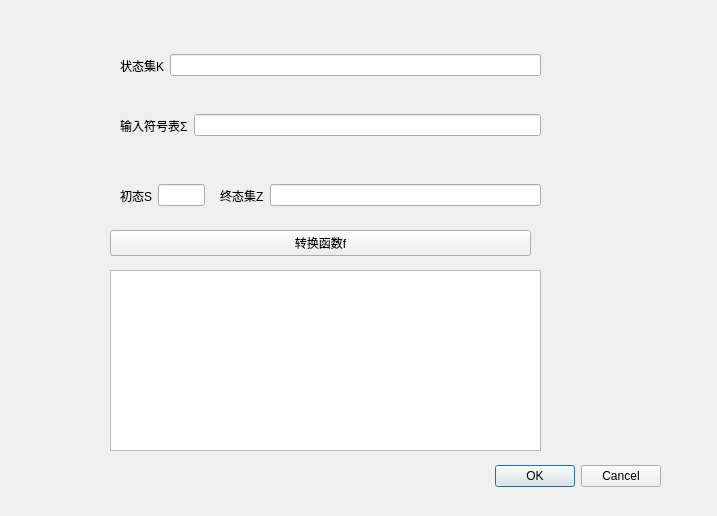
<?xml version="1.0" encoding="UTF-8"?>
<ui version="4.0">
 <class>MatrixDlg</class>
 <widget class="QDialog" name="MatrixDlg">
  <property name="geometry">
   <rect>
    <x>0</x>
    <y>0</y>
    <width>717</width>
    <height>516</height>
   </rect>
  </property>
  <property name="windowTitle">
   <string>MatrixDlg</string>
  </property>
  <widget class="QDialogButtonBox" name="buttonBox">
   <property name="geometry">
    <rect>
     <x>480</x>
     <y>460</y>
     <width>181</width>
     <height>32</height>
    </rect>
   </property>
   <property name="orientation">
    <enum>Qt::Horizontal</enum>
   </property>
   <property name="standardButtons">
    <set>QDialogButtonBox::Cancel|QDialogButtonBox::Ok</set>
   </property>
  </widget>
  <widget class="QWidget" name="horizontalLayoutWidget">
   <property name="geometry">
    <rect>
     <x>120</x>
     <y>40</y>
     <width>421</width>
     <height>51</height>
    </rect>
   </property>
   <layout class="QHBoxLayout" name="horizontalLayout">
    <item>
     <widget class="QLabel" name="label">
      <property name="text">
       <string>状态集K</string>
      </property>
     </widget>
    </item>
    <item>
     <widget class="QLineEdit" name="lineEdit_state_set"/>
    </item>
   </layout>
  </widget>
  <widget class="QWidget" name="horizontalLayoutWidget_2">
   <property name="geometry">
    <rect>
     <x>120</x>
     <y>100</y>
     <width>421</width>
     <height>51</height>
    </rect>
   </property>
   <layout class="QHBoxLayout" name="horizontalLayout_2">
    <item>
     <widget class="QLabel" name="label_2">
      <property name="text">
       <string>输入符号表Σ</string>
      </property>
     </widget>
    </item>
    <item>
     <widget class="QLineEdit" name="lineEdit_input_set"/>
    </item>
   </layout>
  </widget>
  <widget class="QWidget" name="horizontalLayoutWidget_3">
   <property name="geometry">
    <rect>
     <x>120</x>
     <y>170</y>
     <width>85</width>
     <height>51</height>
    </rect>
   </property>
   <layout class="QHBoxLayout" name="horizontalLayout_3">
    <item>
     <widget class="QLabel" name="label_3">
      <property name="text">
       <string>初态S</string>
      </property>
     </widget>
    </item>
    <item>
     <widget class="QLineEdit" name="lineEdit_init_state"/>
    </item>
   </layout>
  </widget>
  <widget class="QWidget" name="horizontalLayoutWidget_4">
   <property name="geometry">
    <rect>
     <x>220</x>
     <y>170</y>
     <width>321</width>
     <height>51</height>
    </rect>
   </property>
   <layout class="QHBoxLayout" name="horizontalLayout_4">
    <item>
     <widget class="QLabel" name="label_4">
      <property name="text">
       <string>终态集Z</string>
      </property>
     </widget>
    </item>
    <item>
     <widget class="QLineEdit" name="lineEdit_final_state_set"/>
    </item>
   </layout>
  </widget>
  <widget class="QTableView" name="tableView">
   <property name="geometry">
    <rect>
     <x>110</x>
     <y>270</y>
     <width>431</width>
     <height>181</height>
    </rect>
   </property>
  </widget>
  <widget class="QPushButton" name="pushButton_start_input_f">
   <property name="geometry">
    <rect>
     <x>110</x>
     <y>230</y>
     <width>421</width>
     <height>26</height>
    </rect>
   </property>
   <property name="text">
    <string>转换函数f</string>
   </property>
  </widget>
 </widget>
 <resources/>
 <connections>
  <connection>
   <sender>buttonBox</sender>
   <signal>accepted()</signal>
   <receiver>MatrixDlg</receiver>
   <slot>accept()</slot>
   <hints>
    <hint type="sourcelabel">
     <x>248</x>
     <y>254</y>
    </hint>
    <hint type="destinationlabel">
     <x>157</x>
     <y>274</y>
    </hint>
   </hints>
  </connection>
  <connection>
   <sender>buttonBox</sender>
   <signal>rejected()</signal>
   <receiver>MatrixDlg</receiver>
   <slot>reject()</slot>
   <hints>
    <hint type="sourcelabel">
     <x>316</x>
     <y>260</y>
    </hint>
    <hint type="destinationlabel">
     <x>286</x>
     <y>274</y>
    </hint>
   </hints>
  </connection>
 </connections>
</ui>
